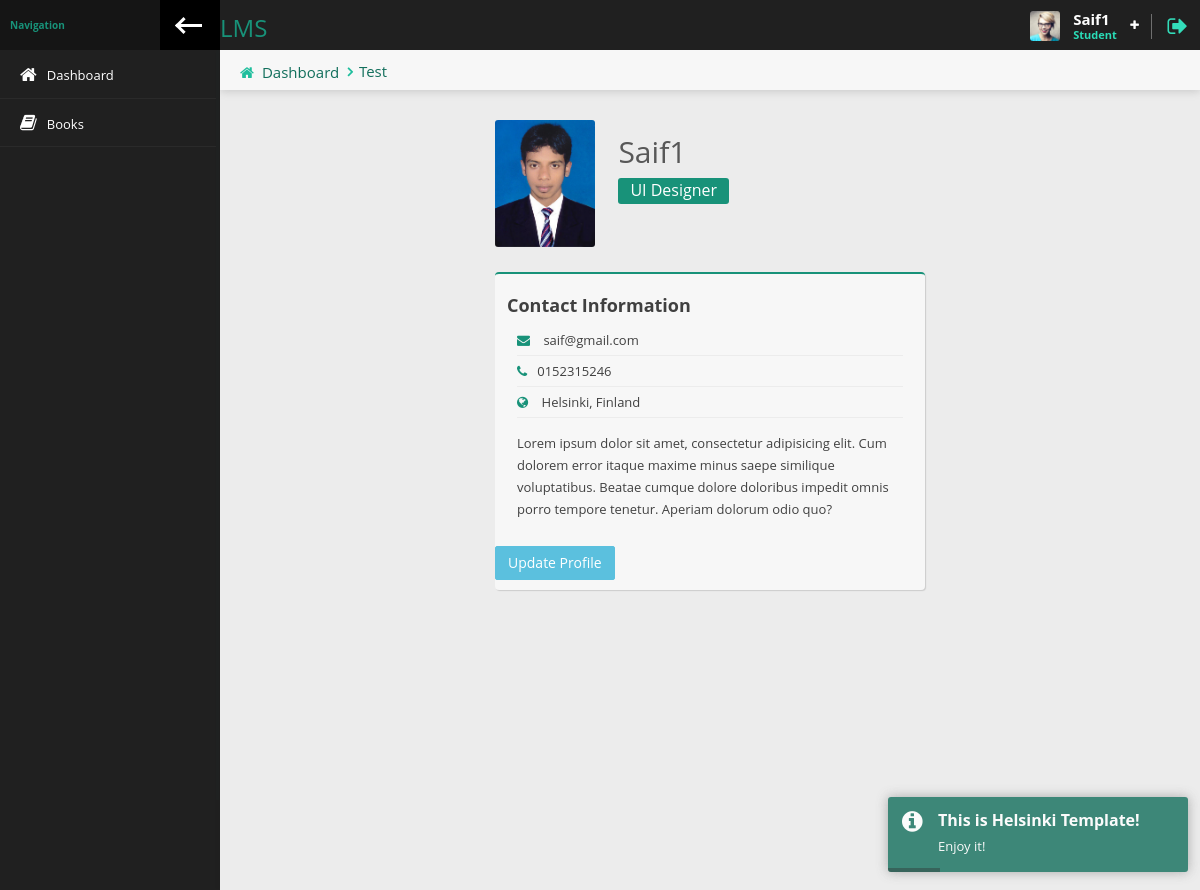
Screenshot of /student/profile.php (signed in) with the database file from the repository.
### tables this page shows
CREATE TABLE `students` (
  `id` int(10) NOT NULL,
  `name` varchar(30) NOT NULL,
  `username` varchar(30) NOT NULL,
  `email` varchar(30) NOT NULL,
  `roll` int(6) NOT NULL,
  `reg` int(6) NOT NULL,
  `phone` varchar(15) NOT NULL,
  `password` varchar(32) NOT NULL,
  `image` varchar(50) DEFAULT NULL,
  `status` tinyint(1) NOT NULL,
  `datetime` timestamp NOT NULL DEFAULT current_timestamp()
);

### student/profile.php (the view)
<?php require_once 'header.php'; ?>
<?php
    $id = $_SESSION['student_id'];
    $sql = "select * from students where id = '$id'";
    $result = $db->query($sql);
    $row = $result->fetch_assoc();
?>
<div class="content-header">
    <div class="leftside-content-header">
        <ul class="breadcrumbs">
            <li><i class="fa fa-home" aria-hidden="true"></i><a href="#">Dashboard</a></li>
            <li><a href="#">Test</a></li>
        </ul>
    </div>
</div>
<div class="row animated fadeInUp">
    <div class="col-sm-12">
        <div class="col-md-6 col-md-offset-3">
        <div>
            <div class="profile-photo">
                <img  alt="User photo" src="../images/students/<?= $row['image']?>" style="width:100px"  />
            </div>
            <div class="user-header-info">
                <h2 class="user-name"><?= ucwords($row['name']) ?></h2>
                <h5 class="user-position">UI Designer</h5>
            </div>
        </div>
        <div class="panel bg-scale-0 b-primary bt-sm mt-xl">
            <div class="panel-content">
                <h4 class=""><b>Contact Information</b></h4>
                <ul class="user-contact-info ph-sm">
                    <li><b><i class="color-primary mr-sm fa fa-envelope"></i></b> <?= $row['email']?></li>
                    <li><b><i class="color-primary mr-sm fa fa-phone"></i></b><?= $row['phone']?></li>
                    <li><b><i class="color-primary mr-sm fa fa-globe"></i></b> Helsinki, Finland</li>
                    <li class="mt-sm">Lorem ipsum dolor sit amet, consectetur adipisicing elit. Cum dolorem error itaque maxime minus saepe similique voluptatibus. Beatae cumque dolore doloribus impedit omnis porro tempore tenetur. Aperiam dolorum odio quo?</li>
                </ul>
            </div>
            <a href="update_profile.php" class="btn btn-info ">Update Profile</a>
        </div>
    </div>
</div>
</div>
<?php require_once 'footer.php'; ?>

### rows the page displays
students: image (picture), name "Saif1", email "saif@gmail.com", phone "0152315246"

### other values shown
$_SESSION['student_name'] "Saif1"
